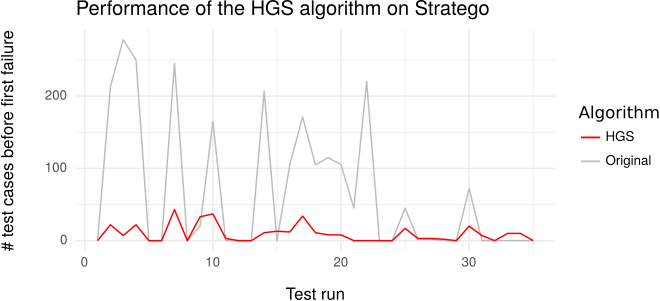

Here is the R script that generated this plot:
library(ggplot2)

data <- read.csv2("/home/pieter/Documenten/thesis/evaluation/sel2/performance.csv", header = TRUE, sep = ",")

data <- subset(data, Alpha > -1)
data$idx = seq(1:length(data$commit))

ggplot(data, aes(idx)) +
  geom_line(aes(y = Original, color = "Original")) +
  geom_line(aes(y = HGSAll, color = "HGS")) +
  ggtitle("Performance of the HGS algorithm on Stratego") +
  labs(x = "Test run", y = "# test cases before first failure") +
  scale_color_manual(name = "Algorithm", values = c("Original" = "gray", "HGS" = "red")) +
  theme_bw(base_size = 12, base_family = "") %+replace% 
  theme(axis.ticks = element_blank(), legend.background = element_blank(), 
        legend.position = "right", legend.title = element_text("Algorithm"),
        legend.key = element_blank(), panel.background = element_blank(), 
        panel.border = element_blank(), strip.background = element_blank(), 
        axis.title.x = element_text(margin = margin(t = 0.5, b = 0, unit = "cm")),
        axis.title.y = element_text(margin = margin(r = 0.8, unit = "cm"), angle = 90),
        plot.background = element_blank(), complete = TRUE)
